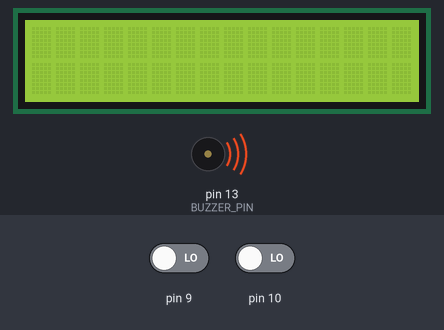
This sketch was run on a simulated Arduino Uno, built with avr-gcc and run on an emulated ATmega328P. On the bench: 16×2 character LCD, buzzer (waves = sounding). Inputs (shaded band) come from the test bench; at power-on: pin 9 LOW, pin 10 LOW. Random numbers use the default seed unless the sketch sets one.

Above: at 6.8 s.
6.9 s: pin 9 driven HIGH
At 8.3 s:
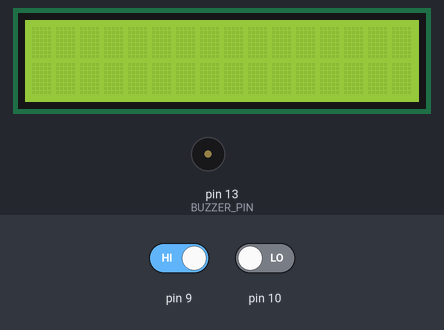
Timing chart, 0 to 10.1 s (numbered marks = the images above; inputs shaded):
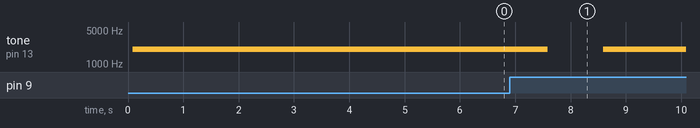

The sketch:

tank_bot.ino
```cpp
#include <LiquidCrystal.h>
#include <math.h>
#include <stdlib.h>
#include <time.h>

#define BITS 10

const int BUZZER_PIN = 13;
int binary_temp[BITS] = { 0 };  // 10 bits
int moved = 0;


const float targetTemp = 23;
const float error = 1;
float temp;
int depth = 0;
float oceanTemp[200];
int waitTime = 0;

const int rs = 12, en = 11, d4 = 5, d5 = 4, d6 = 3, d7 = 2;
LiquidCrystal lcd(rs, en, d4, d5, d6, d7);

void setup() {
  // put your setup code here, to run once:
  pinMode(BUZZER_PIN, OUTPUT);
  pinMode(9, INPUT);
  pinMode(10, INPUT);

  srand(time(NULL));
  generateOcean();

  lcd.begin(16, 2);
}

void loop() {
  if (oceanTemp[depth] < targetTemp - error || oceanTemp[depth] > targetTemp + error) {
    convert(temp);
    for (int count = 0; count < 3; count++) {
      send_message();
    }

    for (int count = 0; count < BITS; count++) binary_temp[count] = 0;
    while (!moved) {
      if (waitTime == 10) {
        break;
      }
      if (digitalRead(10) == HIGH) {
        depth += 5;
        moved = 1;
      } else if (digitalRead(9) == HIGH) {
        depth -= 5;
        moved = 1;
      }
      waitTime += 1;
      delay(1000);
    }
    waitTime = 0;
  } else {
    delay(10000);
    generateOcean();
  }
}

void generateOcean() {
  for (int count = 0; count < 200; count++) {
    float random = rand() % 2 + 1;  // Random number from 1 to 3
    if (count == 0) {
      oceanTemp[count] = 30;
    } else {
      oceanTemp[count] = oceanTemp[count - 1] - (random / 10);
    }
  }
}

void convert(int decimal_temp) {  //coverts decimal temperature values into an array of bits
  decimal_temp *= 10;
  for (int i = 0; decimal_temp > 0; i++) {
    binary_temp[i] = decimal_temp % 2;
    decimal_temp /= 2;
  }
}

void send_message() {
  for (int count = BITS - 1; count >= 0; count--) {
    if (binary_temp[count] == 0) {
      tone(BUZZER_PIN, 2000);  // Set square wave on buzzer pin to 2000 Hz
      delay(250);
    } else {
      tone(BUZZER_PIN, 2500);  // Set square wave on buzzer pin to 3000 Hz
      delay(250);
    }
  }
  noTone(BUZZER_PIN);  // Clear buzzer pin output
}
```
